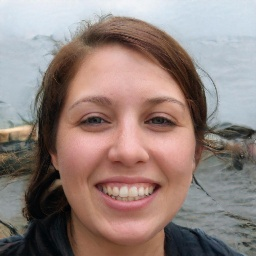
#> input picture dataset/Fake/0GA5EWP3KD.jpg, 256 x 256 px; its folder holds only this picture in this run
$ python train_model3.py
#> lines starting #> are read from the running program, lines starting #| are printed output that depends on the picture
import os, glob, cv2, time
import numpy as np
import pickle
from sklearn.model_selection import train_test_split
from sklearn.svm import LinearSVC
from sklearn.preprocessing import StandardScaler
from sklearn.decomposition import PCA
from sklearn.metrics import confusion_matrix, classification_report
import matplotlib.pyplot as plt
from concurrent.futures import ProcessPoolExecutor
import multiprocessing

# Configuration parameters - IMPROVED VALUES
DATA_DIR = "dataset"
IMG_SIZE = (128, 128)
RESULTS_DIR = "results"
MAX_KEYPOINTS = 75  # Increased from 25 to 75 for better feature extraction
PCA_COMPONENTS = 500  # Increased from 200 to 500 to retain more variance
PARALLEL_WORKERS = max(1, multiprocessing.cpu_count() - 1)
BATCH_SIZE = 200

# Create results directory
os.makedirs(RESULTS_DIR, exist_ok=True)

def extract_sift(img_path, max_kp=MAX_KEYPOINTS):
    """Extract SIFT features from a single image path"""
    # Read and resize image
    img = cv2.imread(img_path)
    if img is None:
        # Return zeros if image can't be read
        return np.zeros(max_kp * 128, dtype=np.float32)

    img = cv2.resize(img, IMG_SIZE)

    # Apply contrast enhancement to highlight features
    lab = cv2.cvtColor(img, cv2.COLOR_BGR2LAB)
    l, a, b = cv2.split(lab)
    clahe = cv2.createCLAHE(clipLimit=2.0, tileGridSize=(8, 8))
    cl = clahe.apply(l)
    enhanced_lab = cv2.merge((cl, a, b))
    enhanced_img = cv2.cvtColor(enhanced_lab, cv2.COLOR_LAB2BGR)

    # Convert to grayscale
    gray = cv2.cvtColor(enhanced_img, cv2.COLOR_BGR2GRAY)

    # Extract SIFT features with higher contrast threshold for better features
    sift = cv2.SIFT_create(nfeatures=max_kp, contrastThreshold=0.02)
    kp, desc = sift.detectAndCompute(gray, None)

    # Handle empty descriptors
    if desc is None:
        desc = np.zeros((1, 128), dtype=np.float32)

    # Ensure we have exactly max_kp descriptors
    if len(desc) > max_kp:
        desc = desc[:max_kp]
    if len(desc) < max_kp:
        pad = np.zeros((max_kp - len(desc), 128), dtype=np.float32)
        desc = np.vstack((desc, pad))

    return desc.flatten()

def extract_hog(img_path):
    """Extract HOG features for additional texture information"""
    img = cv2.imread(img_path)
    if img is None:
        return np.zeros(3780, dtype=np.float32)  # Default HOG feature size

    img = cv2.resize(img, IMG_SIZE)
    gray = cv2.cvtColor(img, cv2.COLOR_BGR2GRAY)

    # HOG parameters
    win_size = (128, 128)
    block_size = (16, 16)
    block_stride = (8, 8)
    cell_size = (8, 8)
    nbins = 9

    # Create HOG descriptor
    hog = cv2.HOGDescriptor(win_size, block_size, block_stride, cell_size, nbins)

    # Compute HOG features
    hog_features = hog.compute(gray)

    return hog_features.flatten()

def process_batch(batch_data):
    """Process a batch of images extracting both SIFT and HOG features"""
    paths, indices = batch_data
    features = []

    for i, path in enumerate(paths):
        # Extract SIFT features
        sift_feat = extract_sift(path)

        # Extract HOG features
        hog_feat = extract_hog(path)

        # Combine features
        combined_feat = np.concatenate([sift_feat, hog_feat])

        features.append((indices[i], combined_feat))

    return features

def main():
    """Main function to run the processing pipeline"""
    print("Loading image paths...")

    # Load paths instead of images
    paths = []
    labels = []
    for cls, label in [("Fake", 0), ("Real", 1)]:
        fdir = os.path.join(DATA_DIR, cls)
        for f in glob.glob(fdir + "/*.*"):
            paths.append(f)
            labels.append(label)
#> pass 2 of the loop in main, `for cls, label in [("Fake", 0), ("Real", 1)]:`:

    labels = np.array(labels)
    print(f"Loaded {len(paths)} image paths")

    # Create batches for parallel processing
    print("Preparing batches for parallel processing...")
    batches = []
    for i in range(0, len(paths), BATCH_SIZE):
        end = min(i + BATCH_SIZE, len(paths))
        batches.append((paths[i:end], list(range(i, end))))

    # Sequential processing option if parallel is causing issues
    use_parallel = True

    if use_parallel:
        print(f"Extracting SIFT+HOG features using {PARALLEL_WORKERS} workers...")
        all_features = []

        with ProcessPoolExecutor(max_workers=PARALLEL_WORKERS) as executor:
            futures = list(executor.map(process_batch, batches))
#> in extract_sift, img is the input picture: shape (256, 256, 3); mean B, G, R 125.4, 130.5, 147.8
#> in extract_sift, `img = cv2.resize(img, IMG_SIZE)`:
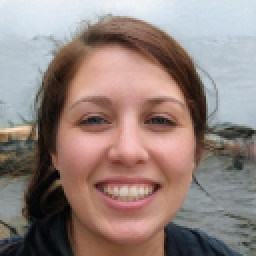
#> img: shape (128, 128, 3) (shown 2 times larger); mean B, G, R 125.6, 130.6, 147.9
#> in extract_sift, `lab = cv2.cvtColor(img, cv2.COLOR_BGR2LAB)`: lab: shape (128, 128, 3); mean of channels 0, 1, 2 140.7, 134.4, 133.8
#> in extract_sift, `l, a, b = cv2.split(lab)`:
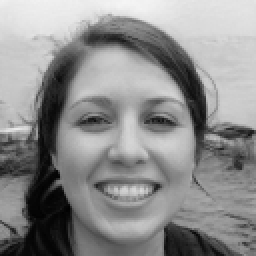
#> l: shape (128, 128) (shown 2 times larger); min 1, max 245, mean 140.7
#> in extract_sift, `l, a, b = cv2.split(lab)`:
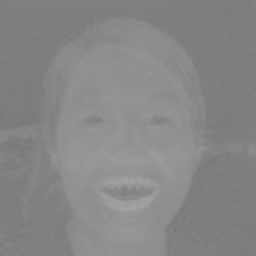
#> a: shape (128, 128) (shown 2 times larger); min 121, max 163, mean 134.4
#> in extract_sift, `cl = clahe.apply(l)`:
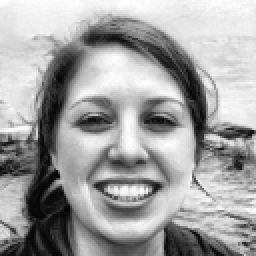
#> cl: shape (128, 128) (shown 2 times larger); min 2, max 255, mean 161.3
#> in extract_sift, `enhanced_lab = cv2.merge((cl, a, b))`: enhanced_lab: shape (128, 128, 3); mean of channels 0, 1, 2 161.3, 134.4, 133.8
#> in extract_sift, `enhanced_img = cv2.cvtColor(enhanced_lab, cv2.COLOR_LAB2BGR)`:
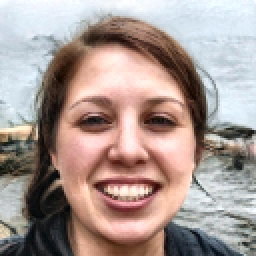
#> enhanced_img: shape (128, 128, 3) (shown 2 times larger); mean B, G, R 147, 152.3, 168.7
#> in extract_sift, `kp, desc = sift.detectAndCompute(gray, None)`: kp = 76 keypoints; strongest (x, y, size): (77, 59, 9.6), (31, 35, 12.2), (78, 93, 4), (50, 93, 4)
#> in process_batch, `sift_feat = extract_sift(path)`: sift_feat = 9600 values, max 200 at index 8360, min 0 at index 99, mean 26.99
#> in extract_hog, `hog_features = hog.compute(gray)`: hog_features = 8100 values, max 0.433 at index 5442, min 0 at index 1938, mean 0.129
#> in process_batch, `hog_feat = extract_hog(path)`: hog_feat has the same summary as hog_features in extract_hog
#> in process_batch, `combined_feat = np.concatenate([sift_feat, hog_feat])`: combined_feat = 17700 values, max 200 at index 8360, min 0 at index 99, mean 14.7
#> pass 2 of the loop in process_batch, `for i, path in enumerate(paths):`:
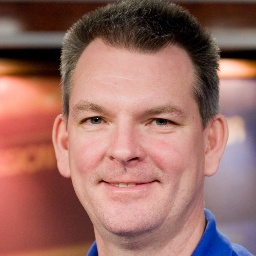
#> input picture dataset/Real/00801.jpg, 256 x 256 px
#> in extract_sift, img is the input picture: shape (256, 256, 3); mean B, G, R 101.2, 108.8, 155.3
#> img: shape (128, 128, 3)
#> lab: shape (128, 128, 3); mean of channels 0, 1, 2 127.6, 146.1, 140.1
#> in extract_sift (call 2), `cl = clahe.apply(l)`:
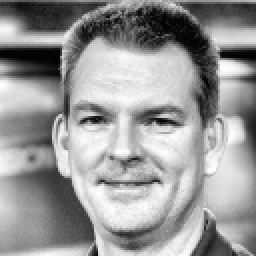
#> cl: shape (128, 128) (shown 2 times larger); min 2, max 255, mean 151.4
#> enhanced_lab: shape (128, 128, 3); mean of channels 0, 1, 2 151.4, 146.1, 140.1
#> in extract_sift (call 2), `enhanced_img = cv2.cvtColor(enhanced_lab, cv2.COLOR_LAB2BGR)`:
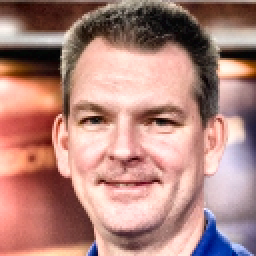
#> enhanced_img: shape (128, 128, 3) (shown 2 times larger); mean B, G, R 125.6, 133.5, 177.9
#> kp = 75 keypoints; strongest (x, y, size): (113, 34, 6.7), (114, 27, 4.7), (20, 32, 13), (50, 58, 7.4)
#> sift_feat = 9600 values, max 177 at index 136, min 0 at index 24, mean 25.91
#> hog_feat = 8100 values, max 0.487 at index 616, min 0 at index 230, mean 0.126
#> combined_feat = 17700 values, max 177 at index 136, min 0 at index 24, mean 14.11
#> futures = 1 item
            total_batches = len(batches)

            print(f"Processing {total_batches} batches:")
            for i, batch_result in enumerate(futures):
                if (i+1) % 10 == 0 or i+1 == total_batches:
                    print(f"  Completed {i+1}/{total_batches} batches ({(i+1)/total_batches*100:.1f}%)")
                all_features.extend(batch_result)
#> this loop made 1 pass
#|   Completed 1/1 batches (100.0%)
#> after the loop, all_features = 2 items
    else:
        print("Extracting SIFT+HOG features sequentially...")
        all_features = []
        total_batches = len(batches)

        for i, batch in enumerate(batches):
            batch_result = process_batch(batch)
            all_features.extend(batch_result)

            if (i+1) % 10 == 0 or i+1 == total_batches:
                print(f"  Completed {i+1}/{total_batches} batches ({(i+1)/total_batches*100:.1f}%)")

    # Sort features by original indices
    all_features.sort(key=lambda x: x[0])
    features = np.array([f[1] for f in all_features], dtype=np.float32)
    print(f"Extracted {features.shape[0]} feature vectors, each with {features.shape[1]} dimensions")
#| Extracted 2 feature vectors, each with 17700 dimensions

    # Split into training and testing sets
    print("Splitting data into train and test sets...")
#> (the run stopped early here; a loop or call above may not have finished)
